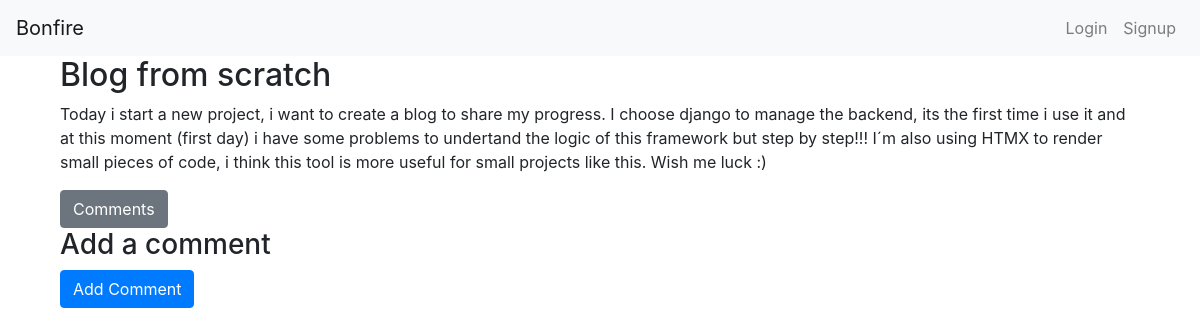
The app's page /post/1/ with its own data.
### blog/models.py (models this page shows, shortened)
class Post(models.Model):
    author = models.ForeignKey(CustomUser, on_delete=models.CASCADE, related_name='posts')
    title = models.CharField(max_length=255)
    keywords = models.CharField(max_length=255, default='')  # Añadir campo de keywords
    content = models.TextField()
    created_at = models.DateTimeField(auto_now_add=True)
    updated_at = models.DateTimeField(auto_now=True)

### blog/views.py (the view)
# urls.py: path('post/<int:pk>/', views.post_detail, name='post_detail'),
def post_detail(request, pk):
    post = get_object_or_404(Post, pk=pk)
    return render(request, 'blog/post_detail.html', {'post': post})

### blog/templates/blog/post_detail.html (shortened to what this page needs)
{% extends "base.html" %}
{% block content %}
<div class="container">
    <h2>{{ post.title }}</h2>
    <p>{{ post.content }}</p>
    <button class="btn btn-secondary" hx-get="{% url 'load_comments' post.pk %}" hx-target="#comments-container" hx-swap="innerHTML">Comments</button>
    <h3>Add a comment</h3>
    <form method="post" action="{% url 'add_comment' post.pk %}">
        <button type="submit" class="btn btn-primary">Add Comment</button>
    </form>
</div>
{% endblock %}

### records on screen
Post: title "Blog from scratch", content "Today i start a new project, i want to create a blog to share my progress. I choose django to manage the backend, its the first time i use it and at this moment (first day) i have some problems to undertand the logic of this framework but step by step!!! I´m also using HTMX to render small pieces of code, i think this tool is more useful for small projects like this. Wish me luck :)"
